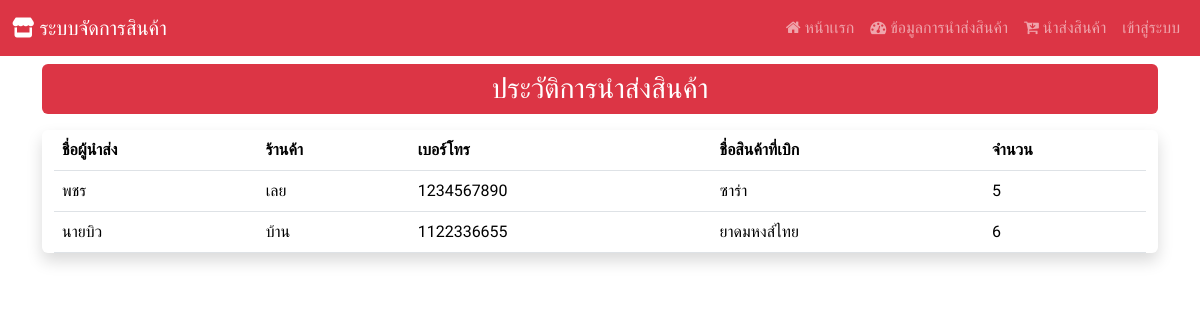
/report, run on an earlier commit of the app's database.
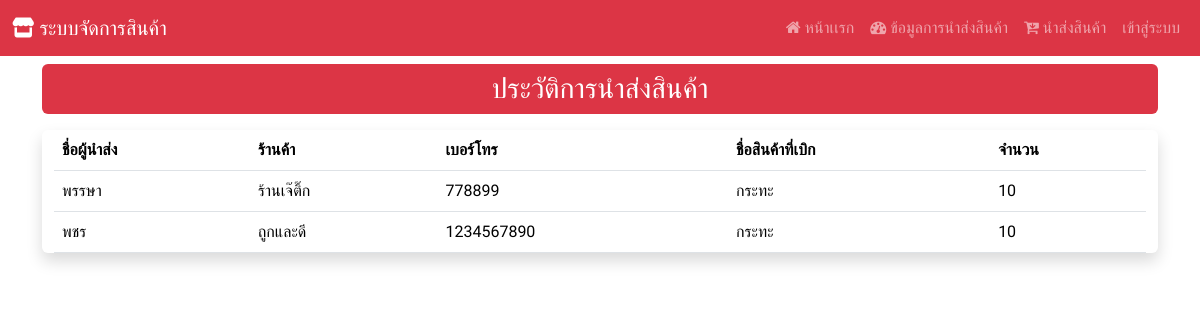
And on a later commit of the database.
### Hospital_app/models.py (models this page shows, shortened)
class report_buy(models.Model):
    report_id = models.AutoField(primary_key=True)
    username = models.CharField(max_length=255)
    address = models.CharField(max_length=255)
    tal = models.CharField(max_length=255)
    product_name = models.CharField(max_length=255)
    product_qty = models.IntegerField()

### Hospital_app/views.py (the view)
# urls.py: path('report', views.report_a,),
def report_a(request):
    show_report = report_buy.objects.all()
    context  = {"report" : show_report}
    return render(request,'report_a.html',context)

### Hospital_app/templates/report_a.html
{% extends "base.html" %}
{% block content %}
<div class="mt-2 p-2 bg-danger text-center text-white rounded h3">
    ประวัติการนำส่งสินค้า
</div>
<div class="container-fluid my-3 justify-content-center align-items-center shadow rounded">
    <table class="table table-responsive">
        <thead>
            <tr>
                <th>ชื่อผู้นำส่ง</th>
                <th>ร้านค้า</th>
                <th>เบอร์โทร</th>
                <th>ชื่อสินค้าที่เบิก</th>
                <th>จำนวน</th>
            </tr>
        </thead>
        <tbody>
            {% for i in report %}
                <tr>
                    <td>{{ i.username }}</td>
                    <td>{{ i.address }}</td>
                    <td>{{ i.tal }}</td>
                    <td>{{ i.product_name }}</td>
                    <td>{{ i.product_qty }}</td>
                </tr>
            {% endfor %}
        </tbody>
    </table>
</div>
{% endblock %}

What changed in the data, as far as the page shows it:
removed report_buy: username "นายบิว", address "บ้าน", tal "1122336655", product_name "ยาดมหงส์ไทย", product_qty "6"
added report_buy: username "พรรษา", address "ร้านเจ๊ติ๊ก", tal "778899", product_name "กระทะ", product_qty "10"
changed report_buy "พชร": address "เลย" → "ถูกและดี"; product_name "ซาร่า" → "กระทะ"; product_qty "5" → "10"
